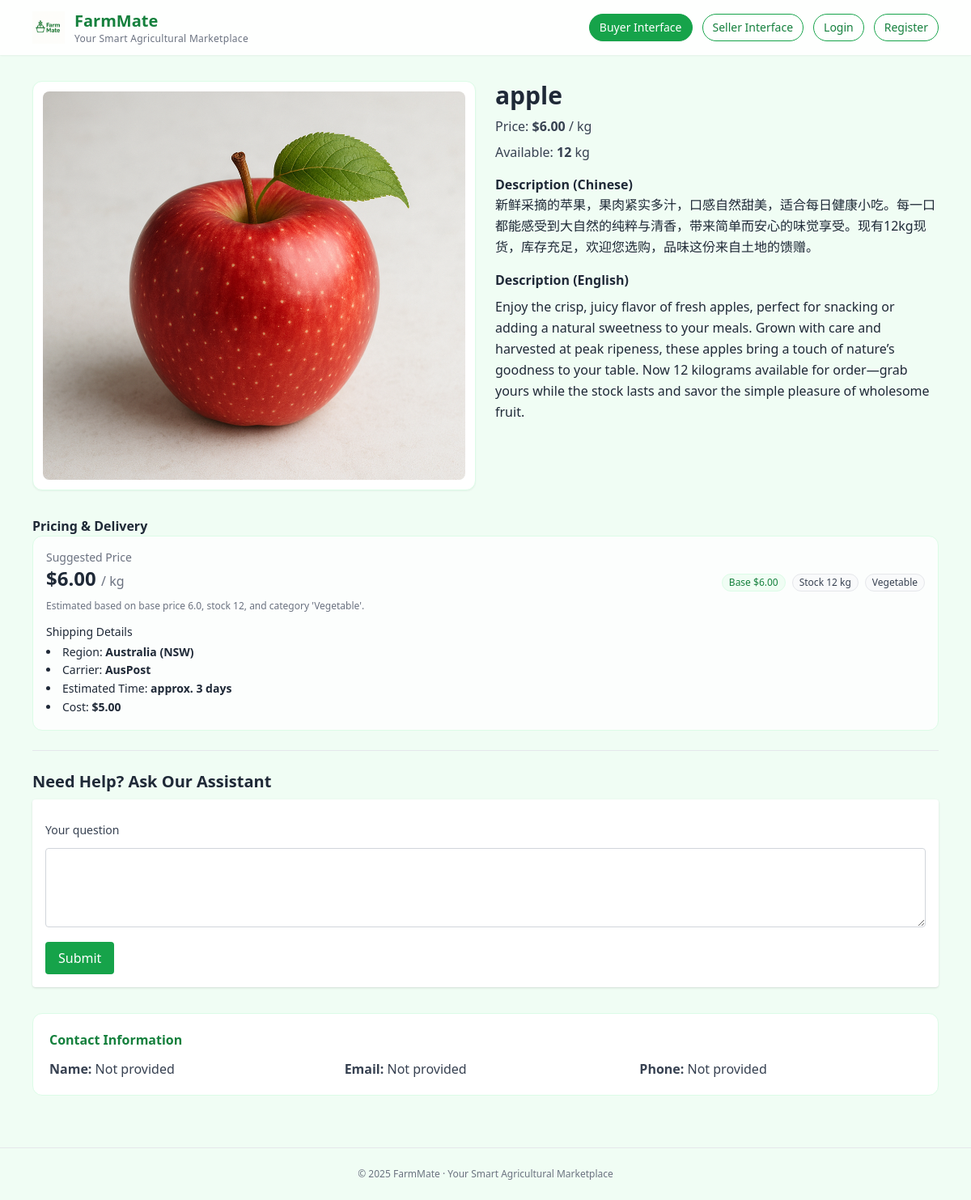
Page /buy/products/4/ on the earlier database version.
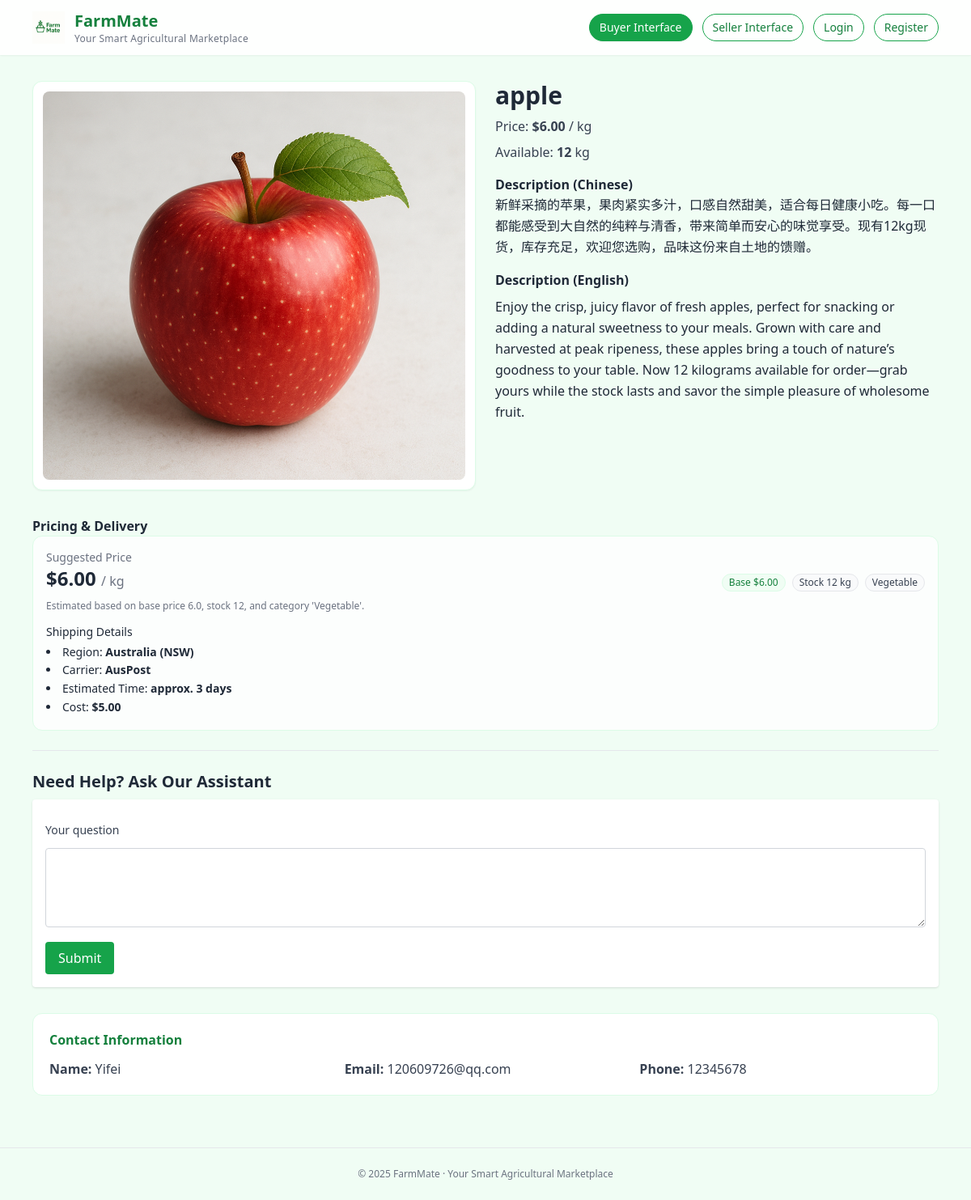
Same page on the later database version.
### products/models.py (models this page shows)
class Product(models.Model):
    supplier = models.ForeignKey(SupplierProfile, on_delete=models.CASCADE, related_name='products')
    name = models.CharField(max_length=200)
    category = models.CharField(max_length=100, blank=True)
    unit = models.CharField(max_length=50, default='kg')
    stock = models.PositiveIntegerField(default=0)
    base_price = models.DecimalField(max_digits=10, decimal_places=2, default=0)
    ai_description_en = models.TextField(blank=True)
    ai_description_zh = models.TextField(blank=True)
    created_at = models.DateTimeField(auto_now_add=True)
    image = models.ImageField(upload_to='products/', blank=True, null=True)
    is_active = models.BooleanField(default=True, verbose_name="是否上架")

class SupplierProfile(models.Model):
    user = models.OneToOneField(settings.AUTH_USER_MODEL, on_delete=models.CASCADE)
    company_name = models.CharField(max_length=200)
    contact_name = models.CharField(max_length=100, blank=True)
    phone = models.CharField(max_length=50, blank=True)
    email = models.EmailField(blank=True)
    address = models.CharField(max_length=255, blank=True)
    description = models.TextField(blank=True)
    logo = models.ImageField(upload_to='logos/', blank=True, null=True)
    business_license = models.FileField(upload_to='licenses/', blank=True, null=True)

### products/views.py (the view)
# urls.py: path('buy/products/<int:pk>/', product_detail, name='product-detail'),
def product_detail(request, pk):
    p = get_object_or_404(Product.objects.select_related("supplier"), pk=pk)
    if not p.is_active:
        raise Http404("Product is inactive")
    unit = p.unit or "kg"
    sp = getattr(p, "supplier", None)
    seller_bits = []
    if sp:
        if sp.company_name:
            seller_bits.append(f"Company: {sp.company_name}")
        if sp.contact_name:
            seller_bits.append(f"Contact name: {sp.contact_name}")
        if sp.email:
            seller_bits.append(f"Email: {sp.email}")
        if sp.phone:
            seller_bits.append(f"Phone: {sp.phone}")
        if sp.address:
            seller_bits.append(f"Address: {sp.address}")
    seller_info = "Seller info: " + ("; ".join(seller_bits) if seller_bits else "Not provided")
    lg_last = p.logistics.last() if hasattr(p, "logistics") else None
    logistics_info = ""
    if lg_last:
        logistics_info = (
            f"Shipping: region {lg_last.region}, carrier {lg_last.carrier}, "
            f"ETA approx. {lg_last.estimated_days} days, cost ${lg_last.cost_estimate}"
        )
    ctx_parts = [
        f"Product: {p.name}",
        f"Base price: {p.base_price} per {unit}",
        f"Stock: {p.stock} {unit}",
        f"Category: {p.category}" if p.category else "",
        f"Description (English): {p.ai_description_en or ''}",
        f"Description (Chinese): {p.ai_description_zh or ''}",
        seller_info,
        logistics_info,
    ]
    product_context = "\n".join([x for x in ctx_parts if x])
    product_context = Truncator(product_context).chars(3500)
    ai_answer = None
    form = QuestionForm(request.POST or None)
    if request.method == "POST" and form.is_valid():
        q = form.cleaned_data["question"]
        ai = LLMClient()
        ai_answer = ai.answer_question(q, product_context)
    return render(
        request,
        "buyer/product_detail.html",
        {"p": p, "form": form, "ai_answer": ai_answer},
    )

### qa/forms.py
class QuestionForm(forms.Form):
    question = forms.CharField(label='向AI提问（价格/物流/库存等）', max_length=300)

### templates/buyer/product_detail.html (shortened to what the changed rows need)
{% extends "_base.html" %}
{% block content %}
  <div class="grid md:grid-cols-12 gap-6">
    <div class="md:col-span-6">
      {% if p.image %}
        <div class="bg-white border border-green-100 rounded-xl p-3 shadow-sm">
          <img
            src="{{ p.image.url }}"
            alt="{{ p.name }}"
            class="w-full h-[480px] object-cover rounded-lg"
          >
        </div>
      {% endif %}
    </div>
    <div class="md:col-span-6">
      <h2 class="text-3xl font-bold mb-2">{{ p.name }}</h2>
      <p class="text-gray-700 mb-2">
        Price: <strong>${{ p.base_price }}</strong> / {{ p.unit|default:"kg" }}
      </p>
      <p class="text-gray-700 mb-4">
        Available: <strong>{{ p.stock }}</strong> {{ p.unit|default:"kg" }}
      </p>
      <h3 class="font-semibold mt-4">Description (Chinese)</h3>
      <p class="text-left leading-relaxed">
        {{ p.ai_description_zh|default:"Not generated yet" }}
      </p>
      <h3 class="font-semibold mt-4">Description (English)</h3>
      <p class="text-left leading-relaxed mt-2">
        {{ p.ai_description_en|default:"Not generated yet" }}
      </p>
    </div>
    <div class="md:col-span-12">
      <div class="bg-white/80 border border-green-100 rounded-xl p-4">
        {% with ps=p.price_suggestions.last lg=p.logistics.last %}
          {% if ps or lg %}
            {% if ps %}
            <div class="flex flex-wrap items-end justify-between gap-3">
              <div>
                <div class="text-sm text-gray-500">Suggested Price</div>
                <div class="text-2xl font-semibold">
                  ${{ ps.suggested_price }}
                  <span class="text-base font-normal text-gray-500">/ {{ p.unit|default:"kg" }}</span>
                </div>
              </div>
              <div class="flex flex-wrap gap-2">
                <span class="px-2 py-0.5 text-xs rounded-full bg-green-50 text-green-700 border border-green-100">
                  Base ${{ p.base_price }}
                </span>
                <span class="px-2 py-0.5 text-xs rounded-full bg-gray-50 text-gray-700 border border-gray-200">
                  Stock {{ p.stock }} {{ p.unit|default:"kg" }}
                </span>
                {% if p.category %}
                <span class="px-2 py-0.5 text-xs rounded-full bg-gray-50 text-gray-700 border border-gray-200">
                  {{ p.category }}
                </span>
                {% endif %}
              </div>
            </div>
            {% if ps.rationale %}
            <p class="mt-2 text-xs text-gray-500 leading-relaxed">
              {{ ps.rationale }}
            </p>
            {% endif %}
            {% endif %}
          {% else %}
            <p class="text-sm text-gray-500">No pricing or logistics suggestions available.</p>
          {% endif %}
        {% endwith %}
      </div>
    </div>
  </div>
  {% if p.supplier %}
  <div class="mt-8 bg-white border border-green-100 rounded-xl p-5">
    <h3 class="font-semibold mb-3 text-green-700">Contact Information</h3>
    <div class="grid md:grid-cols-3 gap-4 text-gray-700">
      <p><strong>Name:</strong> {{ p.supplier.contact_name|default:"Not provided" }}</p>
      <p><strong>Email:</strong> {{ p.supplier.email|default:"Not provided" }}</p>
      <p><strong>Phone:</strong> {{ p.supplier.phone|default:"Not provided" }}</p>
    </div>
  </div>
  {% endif %}
{% endblock %}

Differences in the rows shown:
changed through a linked row, Product "apple": supplier.contact_name "Not provided" → "Yifei"; supplier.email "Not provided" → "120609726@qq.com"; supplier.phone "Not provided" → "12345678"
